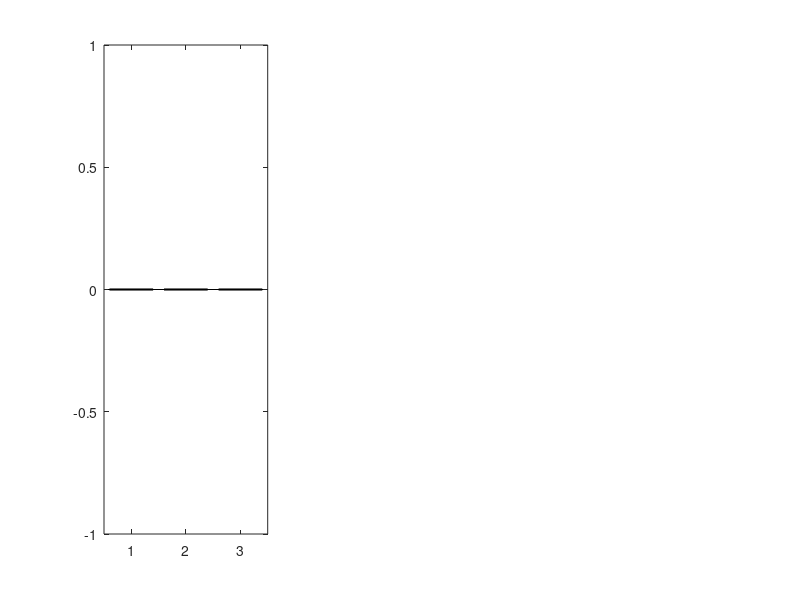

The MATLAB script that drew this image: (Note: this script raises an error after producing the figure.)
clear; clc;

base_dir = '/home/ozoswita/Dataset/Essex_Movie';

subjects = {'sub-001','sub-002','sub-003','sub-004','sub-005', ...
            'sub-006','sub-007','sub-008','sub-009','sub-011'};

chan_names_of_interest = {'Fz', 'FCz', 'AFz', 'F1', 'F2', 'FC1', 'FC2', ...
                          'P3', 'CP3', 'P1', 'P5', 'CP1', 'PO3', 'O1', 'Oz', 'O2'};

roi_def = struct();
roi_def.MidFrontal        = {'Fz','FCz','AFz','F1','F2','FC1','FC2'};
roi_def.LeftParietal      = {'P3','CP3','P1','P5','CP1','PO3'};
roi_def.ControlOccipital  = {'O1','Oz','O2'};

roi_list = fieldnames(roi_def);

win_names = {'FN400','LPC'};
win_times = [0.15 0.45;   % FN400
             0.50 0.80];  % LPC

ROI_data = struct();
for r = 1:numel(roi_list)
    for w = 1:numel(win_names)
        ROI_data.(roi_list{r}).(win_names{w}).R = [];
        ROI_data.(roi_list{r}).(win_names{w}).K = [];
        ROI_data.(roi_list{r}).(win_names{w}).M = [];
    end
end


% ROI means per subject

for s = 1:length(subjects)
    subj = subjects{s};
    fprintf('\n %s: \n', subj);

    erp_file = fullfile(base_dir, subj, 'unit_test_results', 'ERP_summary.mat');
    if ~exist(erp_file, 'file')
        fprintf('\n Missing ERP_summary for %s, skipping.\n', subj);
        continue;
    end
    load(erp_file, 'ERP');   

    eeg_file = fullfile(base_dir, subj, 'unit_test_results', [subj '_postICA.set']);
    if ~exist(eeg_file, 'file')
        fprintf('\n Missing postICA set for %s, skipping.\n', subj);
        continue;
    end
    EEG_ica = pop_loadset('filename', [subj '_postICA.set'], ...
                          'filepath', fullfile(base_dir, subj, 'unit_test_results'));
    all_labels = {EEG_ica.chanlocs.labels};
    time = ERP.time;

     chan_names_found = {};
    for n = 1:length(chan_names_of_interest)
        if any(strcmpi(all_labels, chan_names_of_interest{n}))
            chan_names_found{end+1} = chan_names_of_interest{n};
        end
    end

    % Sanity chexck
    if length(chan_names_found) ~= size(ERP.erp_R,1)
        warning(' %s: mismatch between channel subset and ERP size (found %d names, ERP has %d chans).', ...
                 subj, length(chan_names_found), size(ERP.erp_R,1));
       
    end

    for r = 1:numel(roi_list)
        roi_name  = roi_list{r};
        roi_chans = roi_def.(roi_name);

         roi_rows = find(ismember(chan_names_found, roi_chans));

        if isempty(roi_rows)
            fprintf('%s: No channels from %s present in the ERP subset, inserting NaN\n', ...
                    subj, roi_name);
            for w = 1:numel(win_names)
                ROI_data.(roi_name).(win_names{w}).R(end+1) = NaN;
                ROI_data.(roi_name).(win_names{w}).K(end+1) = NaN;
                ROI_data.(roi_name).(win_names{w}).M(end+1) = NaN;
            end
            continue;
        end

      
        R_roi = squeeze(mean(ERP.erp_R(roi_rows,:), 1));  
        K_roi = squeeze(mean(ERP.erp_K(roi_rows,:), 1));
        M_roi = squeeze(mean(ERP.erp_M(roi_rows,:), 1));

        for w = 1:numel(win_names)
            t1 = win_times(w,1);
            t2 = win_times(w,2);
            win_idx = find(time >= t1 & time <= t2);

            mean_R = mean(R_roi(win_idx));
            mean_K = mean(K_roi(win_idx));
            mean_M = mean(M_roi(win_idx));

            ROI_data.(roi_name).(win_names{w}).R(end+1) = mean_R;
            ROI_data.(roi_name).(win_names{w}).K(end+1) = mean_K;
            ROI_data.(roi_name).(win_names{w}).M(end+1) = mean_M;
        end
    end
end

%% Group rmANOVA per ROI × window

for r = 1:numel(roi_list)
    roi_name = roi_list{r};
    for w = 1:numel(win_names)
        win_name = win_names{w};

        R = ROI_data.(roi_name).(win_name).R;
        K = ROI_data.(roi_name).(win_name).K;
        M = ROI_data.(roi_name).(win_name).M;

        % remove subjects with NaN in any condition
        valid = ~isnan(R) & ~isnan(K) & ~isnan(M);
        Rv = R(valid);
        Kv = K(valid);
        Mv = M(valid);

        if numel(Rv) < 3
            fprintf('\nROI %s | %s: Not enough valid subjects, skipping ANOVA. (n=%d)\n', ...
                    roi_name, win_name, numel(Rv));
            continue;
        end

        T = table(Rv(:), Kv(:), Mv(:), 'VariableNames', {'R','K','M'});
        Within = table(categorical({'R','K','M'})', 'VariableNames', {'Condition'});

        rm = fitrm(T, 'R-M~1', 'WithinDesign', Within);
        ran = ranova(rm);

        fprintf('\nROI: %s | %s window\n', roi_name, win_name);
        disp(ran);
    end
end


%% Group Bar plot FN400 


figure('Color','w','Position',[200 200 1200 500]);

bar_colors = [0 0.447 0.741;    % R = blue
              0.850 0.325 0.098;% K = orange
              0.466 0.674 0.188]; % M = green

for r = 1:numel(roi_list)
    
    roi_name = roi_list{r};

    R = ROI_data.(roi_name).FN400.R;
    K = ROI_data.(roi_name).FN400.K;
    M = ROI_data.(roi_name).FN400.M;

    valid = ~isnan(R) & ~isnan(K) & ~isnan(M);
    R = R(valid); K = K(valid); M = M(valid);

    means = [mean(R), mean(K), mean(M)];
    sems  = [std(R)/sqrt(numel(R)), std(K)/sqrt(numel(K)), std(M)/sqrt(numel(M))];

    subplot(1, numel(roi_list), r);

  
    b = bar(1:3, means, 'FaceColor','flat', 'LineWidth',1.5); hold on;


    b.CData = bar_colors;

    % error bars
    errorbar(1:3, means, sems, 'k', 'LineStyle','none', 'LineWidth',1.8);

    set(gca, 'XTick', 1:3, 'XTickLabel', {'R','K','M'}, ...
             'FontSize',14, 'FontWeight','bold');
    title(sprintf('%s – FN400', roi_name), 'FontSize',16,'FontWeight','bold');
    ylabel('Amplitude (µV)', 'FontSize',14,'FontWeight','bold');
    grid on;
end

saveas(gcf, fullfile(base_dir,'ERP_Group_FN400_Barplots.png'));

close(gcf);  



% Planned contrasts for Hypothesis 1

stats_file = fullfile(base_dir,'Group_Results_H1_stats.txt');
fid = fopen(stats_file,'w');

fprintf(fid,'GROUP ERP RESULTS for HYPOTHESIS 1\n');
fprintf(fid,'Testing ordering R > K > M using one-sided paired t-tests\n\n');

for r = 1:numel(roi_list)
    roi_name = roi_list{r};

    for w = 1:numel(win_names)
        win_name = win_names{w};

        R = ROI_data.(roi_name).(win_name).R;
        K = ROI_data.(roi_name).(win_name).K;
        M = ROI_data.(roi_name).(win_name).M;

        valid = ~isnan(R) & ~isnan(K) & ~isnan(M);
        Rv = R(valid); Kv = K(valid); Mv = M(valid);

        if numel(Rv) < 3
            fprintf(fid,'ROI %s | %s  - NOT ENOUGH SUBJECTS (n=%d)\n\n', ...
                    roi_name, win_name, numel(Rv));
            continue;
        end

       
        [~, p_RK_two, ~, stats_RK] = ttest(Rv, Kv);
        [~, p_KM_two, ~, stats_KM] = ttest(Kv, Mv);

        p_RK = p_RK_two / 2;  % one-sided R > K
        p_KM = p_KM_two / 2;  % one-sided K > M

        fprintf(fid,'ROI %s | %s (n=%d)\n', roi_name, win_name, numel(Rv));
        fprintf(fid,'Means: R=%.3f  K=%.3f  M=%.3f\n', mean(Rv), mean(Kv), mean(Mv));
        fprintf(fid,'R-K: t(%d)=%.3f  p_one=%.5f\n', stats_RK.df, stats_RK.tstat, p_RK);
        fprintf(fid,'K-M: t(%d)=%.3f  p_one=%.5f\n\n', stats_KM.df, stats_KM.tstat, p_KM);
    end
end
fclose(fid);
fprintf('\nStats saved to: %s\n', stats_file);

%% Group Bar plot for LPC window 


figure('Color','w','Position',[200 200 1200 450]);


% R / K / M colors
bar_colors = [0 0.447 0.741;    % blue  R
              0.850 0.325 0.098;% orange K
              0.466 0.674 0.188]; % green M

for r = 1:numel(roi_list)
    roi_name = roi_list{r};

    R = ROI_data.(roi_name).LPC.R;
    K = ROI_data.(roi_name).LPC.K;
    M = ROI_data.(roi_name).LPC.M;

    valid = ~isnan(R) & ~isnan(K) & ~isnan(M);
    R = R(valid); K = K(valid); M = M(valid);

    means = [mean(R), mean(K), mean(M)];
    sems  = [std(R)/sqrt(numel(R)), std(K)/sqrt(numel(K)), std(M)/sqrt(numel(M))];

    subplot(1, numel(roi_list), r);

    b = bar(1:3, means, 'FaceColor','flat', 'LineWidth',1.5); hold on;
    b.CData = bar_colors;

    % error bars
    errorbar(1:3, means, sems, 'k','LineStyle','none','LineWidth',1.8);

    set(gca, 'XTick',1:3, 'XTickLabel',{'R','K','M'}, ...
             'FontSize',14,'FontWeight','bold');
    title(sprintf('%s – LPC', roi_name), 'FontSize',16,'FontWeight','bold');
    ylabel('Amplitude (µV)', 'FontSize',14,'FontWeight','bold');

    grid on;
end

saveas(gcf, fullfile(base_dir,'ERP_Group_LPC_Barplots.png'));

close(gcf);

% Grand ERP across 10s
figure('Color','w','Position',[200 200 1000 600]);
hold on;
plot(time, mean(ERP.erp_R,1),'LineWidth',2);
plot(time, mean(ERP.erp_K,1),'LineWidth',2);
plot(time, mean(ERP.erp_M,1),'LineWidth',2);

xline(0,'--k');
xline(0.15,':r'); xline(0.45,':r');
xline(0.50,':b'); xline(0.80,':b');

legend({'R','K','M'});
ylabel('µV'); xlabel('Time (s)');
title('Grand ERP – MidFrontal');
grid on;

% Difference plots 
figure('Color','w');
plot(time, mean(ERP.erp_R-ERP.erp_K,1),'LineWidth',2); hold on;
plot(time, mean(ERP.erp_K-ERP.erp_M,1),'LineWidth',2);
legend({'R-K','K-M'});
xline(0,'--k');
ylabel('µV'); xlabel('Time (s)');
title('Difference Waves – MidFrontal');
grid on;


%%  GRAND AVERAGE ERP (−0.4 to 0.8s)


output_dir = fullfile(base_dir, 'group_plots');
if ~exist(output_dir, 'dir'); mkdir(output_dir); end

FN_start = 0.15; FN_end = 0.45;
LPC_start = 0.50; LPC_end = 0.80;

for r = 1:numel(roi_list)
    roi_name = roi_list{r};

    Rmat = []; Kmat = []; Mmat = [];

    for s = 1:length(subjects)
        subj = subjects{s};

        erp_file = fullfile(base_dir, subj, 'unit_test_results', 'ERP_summary.mat');
        if ~exist(erp_file,'file'), continue; end
        load(erp_file,'ERP');

        eeg_file = fullfile(base_dir, subj, 'unit_test_results', [subj '_postICA.set']);
        if ~exist(eeg_file,'file'), continue; end
        EEG_ica = pop_loadset('filename',[subj '_postICA.set'], ...
                              'filepath', fullfile(base_dir, subj, 'unit_test_results'));
        all_labels = {EEG_ica.chanlocs.labels};

        chan_names_found = {};
        for c = 1:length(chan_names_of_interest)
            if any(strcmpi(all_labels, chan_names_of_interest{c}))
                chan_names_found{end+1} = chan_names_of_interest{c};
            end
        end

        roi_chans = roi_def.(roi_name);
        [found, idx] = ismember(roi_chans, chan_names_found);
        chan_idx = idx(found);

        if isempty(chan_idx), continue; end

        Rmat(end+1,:) = mean(ERP.erp_R(chan_idx,:),1);
        Kmat(end+1,:) = mean(ERP.erp_K(chan_idx,:),1);
        Mmat(end+1,:) = mean(ERP.erp_M(chan_idx,:),1);
    end

    % Group averages
    grand_R = mean(Rmat,1);
    grand_K = mean(Kmat,1);
    grand_M = mean(Mmat,1);

    % ERP plot
    figure('Color','w','Position',[200 200 900 500]); hold on;

    % Shaded FN400 & LPC windows
    y_limits = [-6 6];
    patch([FN_start FN_end FN_end FN_start], [y_limits(1) y_limits(1) y_limits(2) y_limits(2)], ...
         [1 .7 .7],'FaceAlpha',0.2,'EdgeColor','none');
    patch([LPC_start LPC_end LPC_end LPC_start], [y_limits(1) y_limits(1) y_limits(2) y_limits(2)], ...
         [.7 .7 1],'FaceAlpha',0.2,'EdgeColor','none');

 
    plot(ERP.time, grand_R,'LineWidth',2);
    plot(ERP.time, grand_K,'LineWidth',2);
    plot(ERP.time, grand_M,'LineWidth',2);

    xline(0,'--k','LineWidth',1.5);

    title(sprintf('Grand ERP – %s (−0.4 to 0.8s)', roi_name),'FontWeight','bold');
    legend({'FN400','LPC','R','K','M'},'Location','best');
    ylabel('Amplitude (µV)'); xlabel('Time (s)');
    grid on;

    xlim([-0.4 0.8]);       
    ylim(y_limits);

    saveas(gcf, fullfile(output_dir, sprintf('ERP_zoom_%s_baseline.png', roi_name)));
    close(gcf);

    % Difference plots
    figure('Color','w','Position',[200 200 900 400]); hold on;

    diff_RK = mean(Rmat-Kmat,1);
    diff_KM = mean(Kmat-Mmat,1);

    plot(ERP.time, diff_RK,'LineWidth',2);
    plot(ERP.time, diff_KM,'LineWidth',2);

    xline(0,'--k','LineWidth',1.5);
    xline(FN_start,':r'); xline(FN_end,':r');
    xline(LPC_start,':b'); xline(LPC_end,':b');

    legend({'R-K','K-M'});
    title(sprintf('Difference Waves – %s (−0.2 to 0.8s)', roi_name),'FontWeight','bold');
    ylabel('Amplitude (µV)'); xlabel('Time (s)');
    grid on;

    xlim([-0.4 0.8]);
    ylim([-4 4]);

    saveas(gcf, fullfile(output_dir, sprintf('Diff_zoom_%s_baseline.png', roi_name)));
    close(gcf);
end

